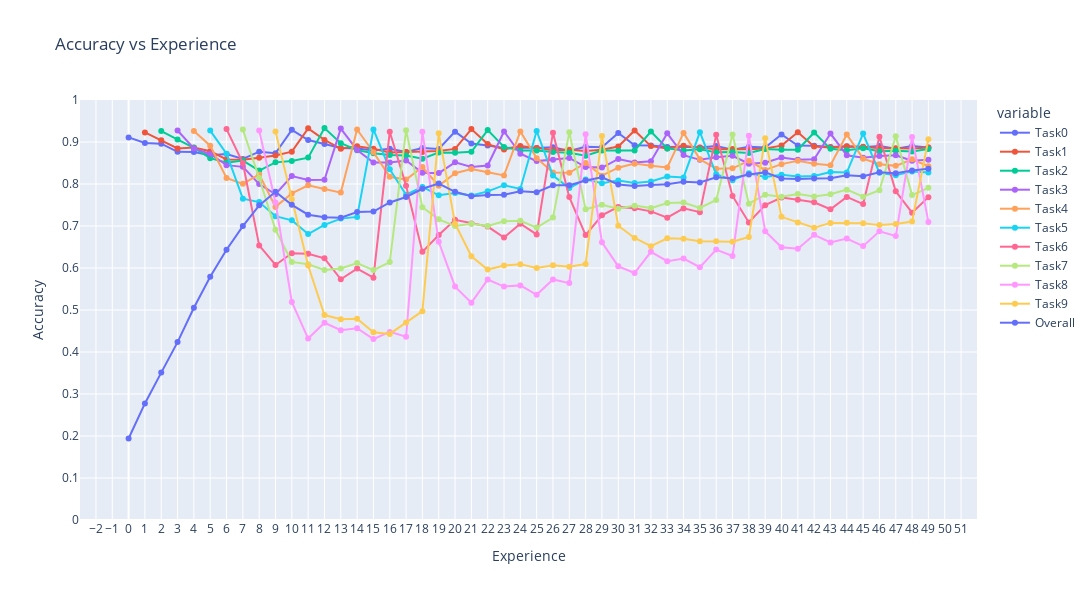

The notebook cell this image was saved under:
### Markdown cell above
## Accuracies

### Code cell
# replace with nan noisy metrics
for i in range(10):
    ewc["accuracies"][f"Task{i}"][:i] = [np.nan] * i

# plotly plot
fig = px.line(
    pd.DataFrame(ewc["accuracies"]),
    title="Accuracy vs Experience",
    labels=dict(index="Experience", value="Accuracy"),
    width=1600,
    height=600,
    range_y=[0, 1],
    markers=True,
)
fig.update_layout(
    xaxis=dict(tickmode="linear", tick0=0, dtick=1),
    yaxis=dict(tickmode="linear", tick0=0, dtick=0.1),
)
fig.show()

### Figure 1 — Plotly figure (JSON) as saved in the notebook; plotly's stock layout.template omitted (floating-point values rounded to 4 significant figures)
{"data": [{"hovertemplate": "variable=Task0<br>Experience=%{x}<br>Accuracy=%{y}<extra></extra>", "legendgroup": "Task0", "line": {"color": "#636efa", "dash": "solid"}, "marker": {"symbol": "circle"}, "mode": "lines+markers", "name": "Task0", "orientation": "v", "showlegend": true, "type": "scatter", "x": [0, 1, 2, 3, 4, 5, 6, 7, 8, 9, 10, 11, 12, 13, 14, 15, 16, 17, 18, 19, 20, 21, 22, 23, 24, 25, 26, 27, 28, 29, 30, 31, 32, 33, 34, 35, 36, 37, 38, 39, 40, 41, 42, 43, 44, 45, 46, 47, 48, 49], "xaxis": "x", "y": [0.9109, 0.8976, 0.896, 0.8767, 0.8759, 0.8686, 0.8716, 0.8596, 0.877, 0.8732, 0.929, 0.9046, 0.8952, 0.8855, 0.8843, 0.88, 0.8841, 0.8761, 0.8856, 0.8834, 0.9247, 0.8965, 0.8915, 0.8858, 0.8872, 0.8856, 0.8873, 0.8786, 0.8884, 0.8873, 0.9213, 0.8922, 0.8918, 0.888, 0.8884, 0.8868, 0.8905, 0.8815, 0.8884, 0.8869, 0.9178, 0.8914, 0.8908, 0.888, 0.8891, 0.8876, 0.8902, 0.8837, 0.8902, 0.8871], "yaxis": "y"}, {"hovertemplate": "variable=Task1<br>Experience=%{x}<br>Accuracy=%{y}<extra></extra>", "legendgroup": "Task1", "line": {"color": "#EF553B", "dash": "solid"}, "marker": {"symbol": "circle"}, "mode": "lines+markers", "name": "Task1", "orientation": "v", "showlegend": true, "type": "scatter", "x": [0, 1, 2, 3, 4, 5, 6, 7, 8, 9, 10, 11, 12, 13, 14, 15, 16, 17, 18, 19, 20, 21, 22, 23, 24, 25, 26, 27, 28, 29, 30, 31, 32, 33, 34, 35, 36, 37, 38, 39, 40, 41, 42, 43, 44, 45, 46, 47, 48, 49], "xaxis": "x", "y": [null, 0.9229, 0.9039, 0.8845, 0.8871, 0.8781, 0.8585, 0.8577, 0.8623, 0.8681, 0.877, 0.9325, 0.9049, 0.8839, 0.8898, 0.8839, 0.8748, 0.8761, 0.876, 0.8788, 0.8835, 0.9307, 0.895, 0.8823, 0.8903, 0.8857, 0.8811, 0.8815, 0.8787, 0.8815, 0.8891, 0.9274, 0.8902, 0.8844, 0.8912, 0.8866, 0.8828, 0.8836, 0.883, 0.8845, 0.8914, 0.923, 0.889, 0.8868, 0.8898, 0.8884, 0.8853, 0.8851, 0.8847, 0.8868], "yaxis": "y"}, {"hovertemplate": "variable=Task2<br>Experience=%{x}<br>Accuracy=%{y}<extra></extra>", "legendgroup": "Task2", "line": {"color": "#00cc96", "dash": "solid"}, "marker": {"symbol": "circle"}, "mode": "lines+markers", "name": "Task2", "orientation": "v", "showlegend": true, "type": "scatter", "x": [0, 1, 2, 3, 4, 5, 6, 7, 8, 9, 10, 11, 12, 13, 14, 15, 16, 17, 18, 19, 20, 21, 22, 23, 24, 25, 26, 27, 28, 29, 30, 31, 32, 33, 34, 35, 36, 37, 38, 39, 40, 41, 42, 43, 44, 45, 46, 47, 48, 49], "xaxis": "x", "y": [null, null, 0.926, 0.9057, 0.8862, 0.8616, 0.8506, 0.8557, 0.832, 0.8515, 0.8546, 0.8628, 0.9331, 0.897, 0.8806, 0.8731, 0.8689, 0.8679, 0.8603, 0.8748, 0.8744, 0.8765, 0.9285, 0.8882, 0.8795, 0.8796, 0.8761, 0.8746, 0.8671, 0.8796, 0.8794, 0.88, 0.925, 0.8848, 0.8799, 0.8829, 0.8753, 0.8763, 0.8739, 0.8831, 0.8815, 0.8818, 0.9227, 0.8837, 0.8801, 0.8849, 0.8779, 0.8791, 0.8772, 0.8836], "yaxis": "y"}, {"hovertemplate": "variable=Task3<br>Experience=%{x}<br>Accuracy=%{y}<extra></extra>", "legendgroup": "Task3", "line": {"color": "#ab63fa", "dash": "solid"}, "marker": {"symbol": "circle"}, "mode": "lines+markers", "name": "Task3", "orientation": "v", "showlegend": true, "type": "scatter", "x": [0, 1, 2, 3, 4, 5, 6, 7, 8, 9, 10, 11, 12, 13, 14, 15, 16, 17, 18, 19, 20, 21, 22, 23, 24, 25, 26, 27, 28, 29, 30, 31, 32, 33, 34, 35, 36, 37, 38, 39, 40, 41, 42, 43, 44, 45, 46, 47, 48, 49], "xaxis": "x", "y": [null, null, null, 0.9274, 0.8847, 0.8714, 0.8449, 0.8408, 0.8, 0.7755, 0.8189, 0.8098, 0.8102, 0.9319, 0.8811, 0.8512, 0.8513, 0.856, 0.8269, 0.8259, 0.8515, 0.8404, 0.8442, 0.925, 0.8721, 0.8545, 0.8576, 0.862, 0.8403, 0.839, 0.8596, 0.8512, 0.854, 0.9207, 0.8688, 0.8575, 0.8635, 0.8672, 0.8482, 0.8508, 0.8631, 0.8578, 0.8591, 0.9201, 0.8683, 0.8624, 0.8666, 0.8684, 0.8553, 0.8575], "yaxis": "y"}, {"hovertemplate": "variable=Task4<br>Experience=%{x}<br>Accuracy=%{y}<extra></extra>", "legendgroup": "Task4", "line": {"color": "#FFA15A", "dash": "solid"}, "marker": {"symbol": "circle"}, "mode": "lines+markers", "name": "Task4", "orientation": "v", "showlegend": true, "type": "scatter", "x": [0, 1, 2, 3, 4, 5, 6, 7, 8, 9, 10, 11, 12, 13, 14, 15, 16, 17, 18, 19, 20, 21, 22, 23, 24, 25, 26, 27, 28, 29, 30, 31, 32, 33, 34, 35, 36, 37, 38, 39, 40, 41, 42, 43, 44, 45, 46, 47, 48, 49], "xaxis": "x", "y": [null, null, null, null, 0.9264, 0.8912, 0.8144, 0.8003, 0.8228, 0.7455, 0.7776, 0.797, 0.7882, 0.7795, 0.9298, 0.8757, 0.8172, 0.8105, 0.8404, 0.7958, 0.8257, 0.8359, 0.8282, 0.8203, 0.9251, 0.8616, 0.8275, 0.8268, 0.85, 0.8198, 0.8388, 0.8485, 0.8433, 0.8394, 0.9217, 0.8587, 0.8364, 0.8374, 0.8551, 0.8336, 0.8473, 0.8555, 0.8484, 0.8446, 0.9178, 0.8603, 0.8469, 0.8432, 0.8588, 0.8422], "yaxis": "y"}, {"hovertemplate": "variable=Task5<br>Experience=%{x}<br>Accuracy=%{y}<extra></extra>", "legendgroup": "Task5", "line": {"color": "#19d3f3", "dash": "solid"}, "marker": {"symbol": "circle"}, "mode": "lines+markers", "name": "Task5", "orientation": "v", "showlegend": true, "type": "scatter", "x": [0, 1, 2, 3, 4, 5, 6, 7, 8, 9, 10, 11, 12, 13, 14, 15, 16, 17, 18, 19, 20, 21, 22, 23, 24, 25, 26, 27, 28, 29, 30, 31, 32, 33, 34, 35, 36, 37, 38, 39, 40, 41, 42, 43, 44, 45, 46, 47, 48, 49], "xaxis": "x", "y": [null, null, null, null, null, 0.9271, 0.8723, 0.765, 0.757, 0.7233, 0.7135, 0.6808, 0.7026, 0.7176, 0.7216, 0.93, 0.8349, 0.7745, 0.7929, 0.7731, 0.7783, 0.7727, 0.7825, 0.7972, 0.7883, 0.9262, 0.8201, 0.7905, 0.811, 0.8016, 0.8084, 0.8024, 0.8062, 0.8178, 0.8157, 0.9233, 0.8232, 0.8089, 0.8253, 0.8168, 0.822, 0.8176, 0.8193, 0.8286, 0.8273, 0.9202, 0.8267, 0.8206, 0.83, 0.8271], "yaxis": "y"}, {"hovertemplate": "variable=Task6<br>Experience=%{x}<br>Accuracy=%{y}<extra></extra>", "legendgroup": "Task6", "line": {"color": "#FF6692", "dash": "solid"}, "marker": {"symbol": "circle"}, "mode": "lines+markers", "name": "Task6", "orientation": "v", "showlegend": true, "type": "scatter", "x": [0, 1, 2, 3, 4, 5, 6, 7, 8, 9, 10, 11, 12, 13, 14, 15, 16, 17, 18, 19, 20, 21, 22, 23, 24, 25, 26, 27, 28, 29, 30, 31, 32, 33, 34, 35, 36, 37, 38, 39, 40, 41, 42, 43, 44, 45, 46, 47, 48, 49], "xaxis": "x", "y": [null, null, null, null, null, null, 0.9308, 0.85, 0.6538, 0.6072, 0.6352, 0.6341, 0.623, 0.5732, 0.5986, 0.5769, 0.9245, 0.7957, 0.6385, 0.6786, 0.7149, 0.7062, 0.6987, 0.6725, 0.7055, 0.6799, 0.9223, 0.7688, 0.6783, 0.7253, 0.7455, 0.7422, 0.7348, 0.7197, 0.7419, 0.733, 0.917, 0.7715, 0.7084, 0.7496, 0.7677, 0.7624, 0.7564, 0.7398, 0.7693, 0.7521, 0.9126, 0.7826, 0.7317, 0.7687], "yaxis": "y"}, {"hovertemplate": "variable=Task7<br>Experience=%{x}<br>Accuracy=%{y}<extra></extra>", "legendgroup": "Task7", "line": {"color": "#B6E880", "dash": "solid"}, "marker": {"symbol": "circle"}, "mode": "lines+markers", "name": "Task7", "orientation": "v", "showlegend": true, "type": "scatter", "x": [0, 1, 2, 3, 4, 5, 6, 7, 8, 9, 10, 11, 12, 13, 14, 15, 16, 17, 18, 19, 20, 21, 22, 23, 24, 25, 26, 27, 28, 29, 30, 31, 32, 33, 34, 35, 36, 37, 38, 39, 40, 41, 42, 43, 44, 45, 46, 47, 48, 49], "xaxis": "x", "y": [null, null, null, null, null, null, null, 0.9295, 0.8142, 0.6909, 0.6145, 0.6088, 0.5955, 0.5989, 0.612, 0.595, 0.614, 0.9278, 0.7446, 0.7159, 0.6999, 0.7053, 0.7001, 0.7115, 0.7124, 0.6963, 0.72, 0.923, 0.74, 0.7507, 0.7409, 0.7485, 0.7426, 0.7546, 0.7557, 0.7429, 0.7619, 0.918, 0.753, 0.7745, 0.7694, 0.776, 0.7704, 0.7756, 0.7866, 0.7698, 0.785, 0.9135, 0.7737, 0.7909], "yaxis": "y"}, {"hovertemplate": "variable=Task8<br>Experience=%{x}<br>Accuracy=%{y}<extra></extra>", "legendgroup": "Task8", "line": {"color": "#FF97FF", "dash": "solid"}, "marker": {"symbol": "circle"}, "mode": "lines+markers", "name": "Task8", "orientation": "v", "showlegend": true, "type": "scatter", "x": [0, 1, 2, 3, 4, 5, 6, 7, 8, 9, 10, 11, 12, 13, 14, 15, 16, 17, 18, 19, 20, 21, 22, 23, 24, 25, 26, 27, 28, 29, 30, 31, 32, 33, 34, 35, 36, 37, 38, 39, 40, 41, 42, 43, 44, 45, 46, 47, 48, 49], "xaxis": "x", "y": [null, null, null, null, null, null, null, null, 0.9273, 0.7561, 0.5193, 0.432, 0.4697, 0.4519, 0.4567, 0.4307, 0.4479, 0.4363, 0.9243, 0.6623, 0.5557, 0.5173, 0.5725, 0.5558, 0.5586, 0.5361, 0.5728, 0.564, 0.9185, 0.6612, 0.6039, 0.5882, 0.6386, 0.6163, 0.6225, 0.602, 0.6438, 0.6285, 0.9146, 0.6876, 0.6496, 0.6458, 0.6789, 0.6609, 0.6703, 0.6521, 0.6875, 0.676, 0.9119, 0.7097], "yaxis": "y"}, {"hovertemplate": "variable=Task9<br>Experience=%{x}<br>Accuracy=%{y}<extra></extra>", "legendgroup": "Task9", "line": {"color": "#FECB52", "dash": "solid"}, "marker": {"symbol": "circle"}, "mode": "lines+markers", "name": "Task9", "orientation": "v", "showlegend": true, "type": "scatter", "x": [0, 1, 2, 3, 4, 5, 6, 7, 8, 9, 10, 11, 12, 13, 14, 15, 16, 17, 18, 19, 20, 21, 22, 23, 24, 25, 26, 27, 28, 29, 30, 31, 32, 33, 34, 35, 36, 37, 38, 39, 40, 41, 42, 43, 44, 45, 46, 47, 48, 49], "xaxis": "x", "y": [null, null, null, null, null, null, null, null, null, 0.9248, 0.7639, 0.6059, 0.4879, 0.4778, 0.4791, 0.4469, 0.4431, 0.4705, 0.4972, 0.9206, 0.7053, 0.6279, 0.5963, 0.6061, 0.6092, 0.5998, 0.6065, 0.6029, 0.6098, 0.9144, 0.7007, 0.6714, 0.6518, 0.6708, 0.6696, 0.6636, 0.6637, 0.6627, 0.6738, 0.9091, 0.7218, 0.7084, 0.6958, 0.7074, 0.7077, 0.7064, 0.7021, 0.7048, 0.7105, 0.9066], "yaxis": "y"}, {"hovertemplate": "variable=Overall<br>Experience=%{x}<br>Accuracy=%{y}<extra></extra>", "legendgroup": "Overall", "line": {"color": "#636efa", "dash": "solid"}, "marker": {"symbol": "circle"}, "mode": "lines+markers", "name": "Overall", "orientation": "v", "showlegend": true, "type": "scatter", "x": [0, 1, 2, 3, 4, 5, 6, 7, 8, 9, 10, 11, 12, 13, 14, 15, 16, 17, 18, 19, 20, 21, 22, 23, 24, 25, 26, 27, 28, 29, 30, 31, 32, 33, 34, 35, 36, 37, 38, 39, 40, 41, 42, 43, 44, 45, 46, 47, 48, 49], "xaxis": "x", "y": [0.1941, 0.2775, 0.3509, 0.4236, 0.5053, 0.5791, 0.6435, 0.6998, 0.7491, 0.7816, 0.7503, 0.7268, 0.721, 0.7197, 0.7334, 0.7343, 0.7561, 0.7691, 0.7887, 0.8009, 0.7814, 0.7709, 0.7738, 0.7745, 0.7828, 0.7805, 0.7971, 0.7973, 0.8082, 0.816, 0.7988, 0.7952, 0.7978, 0.7996, 0.8055, 0.8037, 0.8158, 0.8136, 0.8224, 0.8276, 0.8132, 0.812, 0.8131, 0.8135, 0.8206, 0.8184, 0.8281, 0.8257, 0.8324, 0.836], "yaxis": "y"}], "layout": {"height": 600, "legend": {"title": {"text": "variable"}, "tracegroupgap": 0}, "title": {"text": "Accuracy vs Experience"}, "width": 1600, "xaxis": {"anchor": "y", "domain": [0, 1], "dtick": 1, "tick0": 0, "tickmode": "linear", "title": {"text": "Experience"}}, "yaxis": {"anchor": "x", "domain": [0, 1], "dtick": 0.1, "range": [0, 1], "tick0": 0, "tickmode": "linear", "title": {"text": "Accuracy"}}}}
